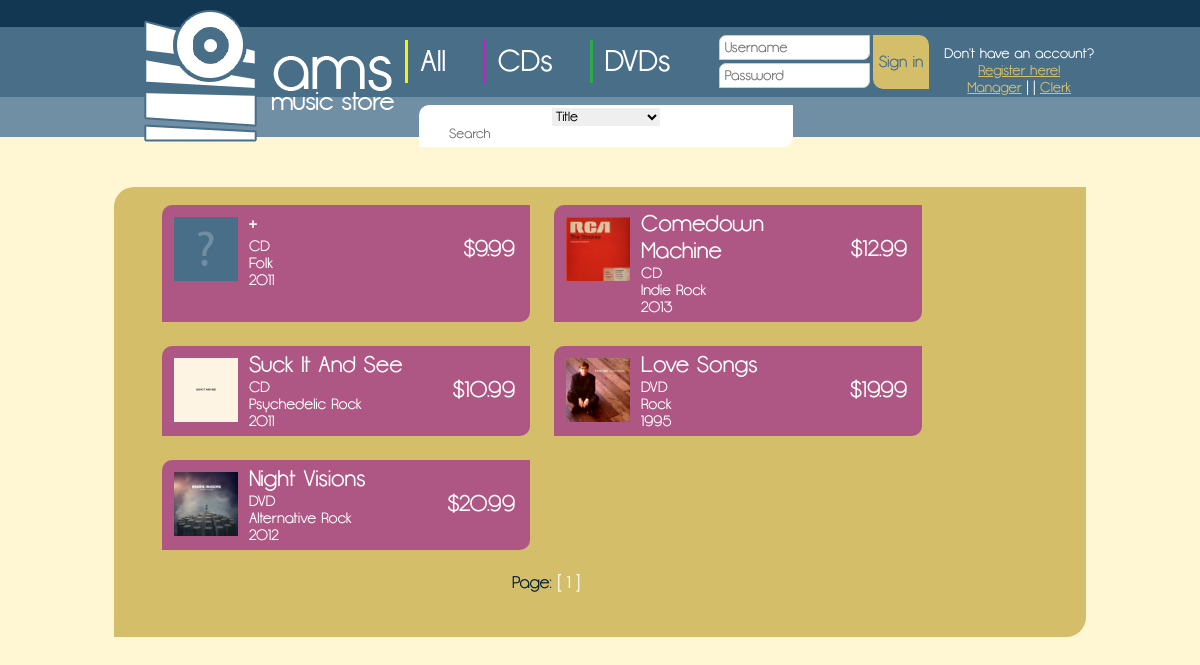
Before: / with the older database file.
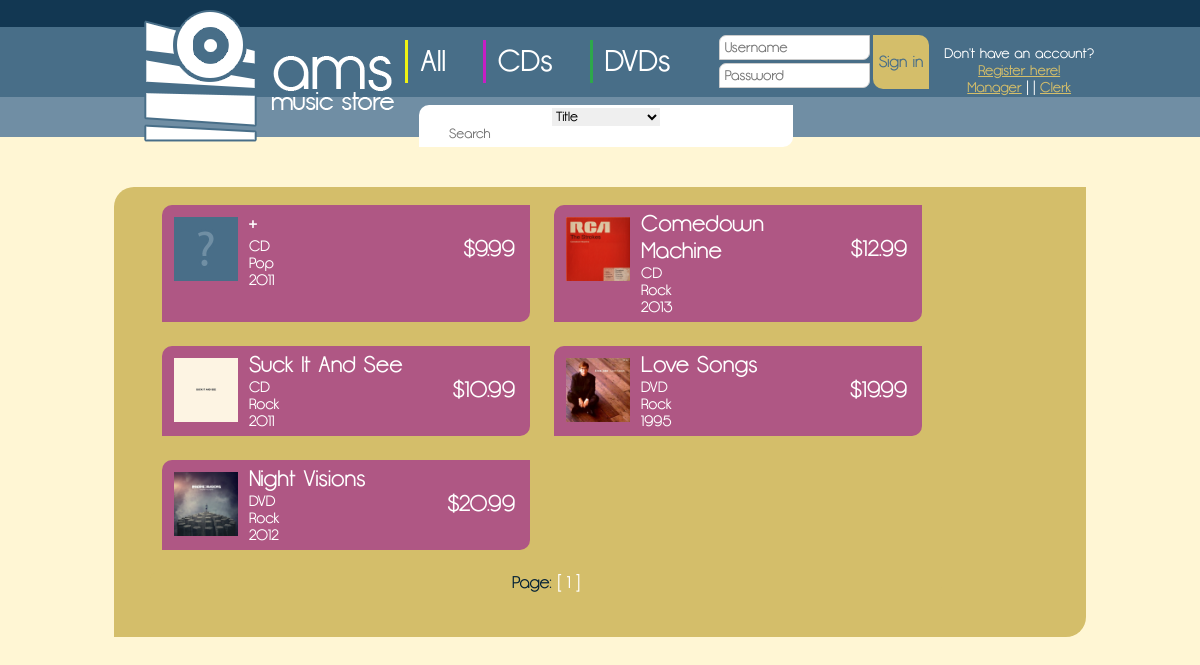
After: the same page with the newer database file.
### tables this page shows
CREATE TABLE item (
    upc INT NOT NULL,
    title VARCHAR(64) NOT NULL,
    itemtype ENUM('CD', 'DVD') NOT NULL,
    category ENUM('Rock', 'Pop', 'Rap', 'Country', 'Classical', 'New Age', 'Instrumental') NOT NULL,
    company VARCHAR(32) NULL,
    releaseyear INT NULL,
    price REAL NOT NULL,
    stock INT NOT NULL,
    PRIMARY KEY (upc)
);

### src/list_items.php (the view)
<?php
    if (isset($_GET['cat'])) {
        $query = $connection->prepare('SELECT upc, title, itemtype, category, releaseyear, price FROM item WHERE itemtype=?');
        $query->bind_param('s', $_GET['cat']);
    } else {
        $query = $connection->prepare('SELECT upc, title, itemtype, category, releaseyear, price FROM item');
    }
    $query->execute();
    $result = $query->get_result();
    if (isset($_GET['page']))
        $page = $_GET['page'] - 1;
    else
        $page = 0;
    $i = 0;
    while ($row = $result->fetch_assoc()) {
        if ($i >= $page * 6 && $i <= $page * 6 + 5 ) {
            if (!file_exists('img/covers/'.$row['upc'].'.jpg'))
                $cover = "unknown";
            else
                $cover = $row['upc'];
            echo '<a href="?p=display_item&id='.$row['upc'].'" class="item">';
            echo '<div class="cover"><img src="img/covers/'.$cover.'.jpg" width="64px" height="64px" /></div>';
            echo '<div class="info"><h2>'.$row['title'].'</h2>'.$row['itemtype'].'<br />'.$row['category'].'<br />'.$row['releaseyear'].'</div>';
            echo '<div class="price"><h2>$'.number_format($row['price'], 2).'</h2></div></a>';
        }
        $i++;
    }
    echo '<div id="pager">Page: ';
    for ($i = 1; $i <= ceil($result->num_rows / 6); $i++) {
        echo ' <a href="?';
        if (isset($_GET['cat']))
            echo 'cat='.$_GET['cat'].'&';
        echo 'page='.$i.'">[ '.$i.' ]</a> ';
    }
    echo '</div>';
?>

### src/index.php (shortened to what this page needs)
<?php
    $loggedin = (isset($_SESSION['username']));
?>
<html>
<head>
    <link rel="stylesheet" href="css/style.css" media="all" />
</head>
<body>
    <div id="header">
        <div id="hcontent">
            <a href="index.php"><img src="img/logo.png" /></a>
            <div id="categories">
                <a href="?p=list_items"><div id="cat-all" class="cat">All</div></a>
                <a href="?p=list_items&cat=cd"><div id="cat-cds" class="cat">CDs</div></a>
                <a href="?p=list_items&cat=dvd"><div id="cat-dvds" class="cat">DVDs</div></a>
            </div>
            <div id="login">
                <?php
                    if ($loggedin) {
                        echo '<div>Welcome! You\'re logged in as '.$_SESSION['username'].'.<br />';
                        echo '<a href="?p=cart">View Cart</a> | <a href="?act=logout">Log out</a></div>';
                    } else {
                        echo '<div id="signin"><form action="?act=login" method="post">';
                        echo '    <div id="signin-fields">';
                        echo '        <input name="username" placeholder="Username" type="text" /><br />';
                        echo '        <input name="password" placeholder="Password" type="password" />';
                        echo '    </div>';
                        echo '    <div id="signin-button">';
                        echo '        <input name="signin" value="Sign in" type="submit" />';
                        echo '    </div>';
                        echo '</form></div>';
                        echo '<div id="register-link">';
                        echo '    <p>Don\'t have an account?</p>';
                        echo '    <p><a href="?p=register">Register here!</a></p>';
                        echo '    <p><a href="?p=manager">Manager</a> | | <a href="?p=clerk">Clerk</a></p>';
                        echo '</div>';
                    }
                ?>
            </div>
        </div>
        <div id="search_bar">
            <form action="index.php" method="get">
                <select name="type" style="width: 30%;">
                    <option value="title">Title</option>
                </select>
                <input type="text" name="term" size="50%" placeholder="Search" />
            </form>
        </div>
        <div id="stripe-1"></div>
        <div id="stripe-2"></div>
    </div>
    <div id="container">
        <div id="content">
        <?php
            if (mysqli_connect_errno()) {
                echo '<h1>Connection Error</h1>';
                echo '<p>There was an error connecting to the database: '.mysqli_connect_error().'</p>';
            } else {
                if (isset($_GET['p']))
                    $page = $_GET['p'] . ".php";
                elseif (isset($_GET['act']))
                    $page = "action/" . $_GET['act'] . ".php";
                else
                    $page = "list_items.php";
                if (file_exists($page))
                        require $page;
                    else
                        require "404.php";
            }
        ?>
        </div>
    </div>
</body>
</html>

### src/css/style.css (style rules this page uses)
* { margin: 0; padding: 0; text-decoration: none; word-wrap: break-word; font-weight: normal; }
body { background: #fff6d4; font-family: "Opificio", "Century Gothic", sans-serif; color: #fff; font-size: 14px; text-align: center; }
input, select { font-family: "Opificio", "Century Gothic", sans-serif; }
input[type="text"], input[type="password"] { padding: 3px 5px; border-radius: 3px; border: 1px solid #ccc; background: #fff; margin-bottom: 3px; }
a { color: #fff; }
#header #stripe-1 { background: #123752; height: 27px; width: 100%; }
#header #stripe-2 { background: #486e88; height: 70px; width: 100%; }
#header #hcontent { min-width: 950px; width: 75%; height: 132px; margin: 10px 13% 0 12%; position: absolute; display: flex; justify-content: space-between; flex-wrap: wrap; }
#header #hcontent #categories { font-size: 30px; display: flex; flex-wrap: wrap; text-align: center; margin: 30px auto; }
#header #hcontent #categories .cat { margin-right: 25px; padding: 4px 12px; height: 35px; border-left: 3px solid; }
#header #hcontent #categories #cat-all { border-color: #f0f313; }
#header #hcontent #categories #cat-cds { border-color: #c71ec5; }
#header #hcontent #categories #cat-dvds { border-color: #2da84b; }
#header #hcontent #login { margin-top: 25px; }
#header #hcontent #login, #header #hcontent #signin form { display: flex; flex-wrap: wrap; }
#header #hcontent #login input[type="text"], #header #hcontent #login input[type="password"] { font-size: 14px; border-radius: 7px 0; }
#header #hcontent #login input[type="submit"] { border: none; background: #d4be6a; border-radius: 0 10px; color: #486e88; margin-left: 3px; padding: 18px 6px; font-size: 16px; }
#header #hcontent #login a { color: #d4be6a; text-decoration: underline; }
#header #register-link { margin: 10px 0 0 15px; text-align: center; }
#header #search_bar { position: absolute; margin: 105px 26% 0 calc(12% + 275px); background: #fff; border-radius: 10px 0; padding: 3px 7px 2px 7px; width: 30%; }
#header #search_bar input, #header #search_bar select { border: none; padding: 0; border-radius: 0; }
#container { background: #d4be6a; min-height: 450px; height: 10%; min-width: 900px; width: 64%; margin: 50px auto 15px auto; padding: 0 3%; text-align: left; font-size: 15px; color: #032137; border-radius: 20px 0; }
#content { position: absolute; margin-top: 18px; width: 66%; display: flex; flex-wrap: wrap; }
#content .item { background: #af5784; color: #fff; display: flex; flex-wrap: wrap; padding: 6px; width: 45%; margin: 0 1.5% 3% 1.5%; border-radius: 10px 0; }
#content .item .cover { margin: 6px; }
#content .item .info { margin-left: 5px; width: 50%; }
#content .item .price { width: calc(50% - 90px); text-align: right; margin: 25px 0; }
#content #pager { font-size: 17px; width: 100%; text-align: center; background: #d4be6a; border-radius: 5px 0; }

Changed rows visible on the page:
changed item: category "Folk" → "Pop"
changed item "Comedown Machine": category "Indie Rock" → "Rock"
changed item "Suck It And See": category "Psychedelic Rock" → "Rock"
changed item "Night Visions": category "Alternative Rock" → "Rock"
